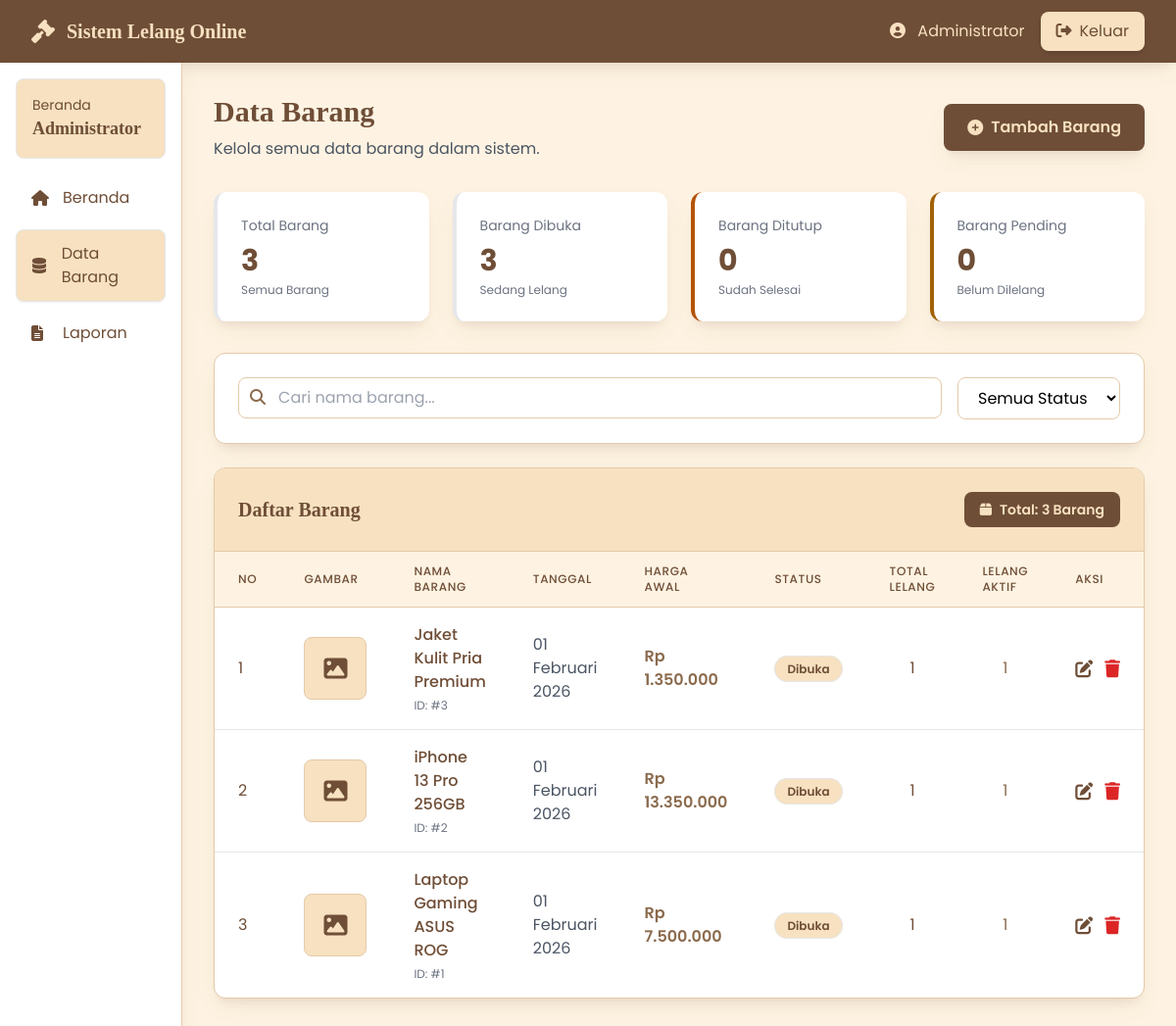
Page /admin/data_barang.php (signed in) on the committed database.
### tables this page shows
CREATE TABLE tb_barang (
    id_barang INT(11) PRIMARY KEY AUTO_INCREMENT,
    nama_barang VARCHAR(100) NOT NULL,
    tgl VARCHAR(20) NOT NULL,
    harga_awal DECIMAL(15,2) NOT NULL,
    deskripsi_barang TEXT,
    gambar VARCHAR(255),
    status_barang ENUM('pending', 'dibuka', 'ditutup') DEFAULT 'pending',
    created_at TIMESTAMP DEFAULT CURRENT_TIMESTAMP
);

### config/config.php (called while the page is built, shortened)
<?php
function formatRupiah($angka) {
    return 'Rp ' . number_format($angka, 0, ',', '.');
}
function formatTanggal($tanggal) {
    $bulan = array(
        1 => 'Januari', 'Februari', 'Maret', 'April', 'Mei', 'Juni',
        'Juli', 'Agustus', 'September', 'Oktober', 'November', 'Desember'
    );
    $pecah = explode('-', $tanggal);
    return $pecah[2] . ' ' . $bulan[(int)$pecah[1]] . ' ' . $pecah[0];
}
?>

### admin/data_barang.php (the view, shortened to what this page needs)
<?php
require_once('../config/config.php');
$barang = mysqli_query(
    $conn,
    "SELECT b.*,
            (SELECT COUNT(*) FROM tb_lelang WHERE id_barang = b.id_barang) AS jumlah_lelang,
            (SELECT COUNT(*) FROM tb_lelang WHERE id_barang = b.id_barang AND status = 'dibuka') AS lelang_aktif
     FROM tb_barang b
     ORDER BY b.id_barang DESC"
);
$total_barang = mysqli_num_rows($barang);
mysqli_data_seek($barang, 0);
$barang_dibuka = 0;
$barang_ditutup = 0;
$barang_pending = 0;
while ($temp = mysqli_fetch_assoc($barang)) {
    if ($temp['status_barang'] === 'dibuka') {
        $barang_dibuka++;
    } elseif ($temp['status_barang'] === 'ditutup') {
        $barang_ditutup++;
    } else {
        $barang_pending++;
    }
}
mysqli_data_seek($barang, 0);
?>
<!DOCTYPE html>
<html lang="id">
<head>
    <script src="https://cdn.tailwindcss.com"></script>
    <link rel="stylesheet" href="https://cdnjs.cloudflare.com/ajax/libs/font-awesome/6.4.0/css/all.min.css">
</head>
<body class="bg-biscuit-light">
    <nav class="bg-coffee shadow-warm">
        <div class="max-w-7xl mx-auto px-4 sm:px-6 lg:px-8">
            <div class="flex justify-between h-16">
                <div class="flex items-center">
                    <i class="fas fa-gavel text-biscuit text-2xl mr-3"></i>
                    <span class="text-biscuit text-xl font-bold font-serif">Sistem Lelang Online</span>
                </div>
                <div class="flex items-center space-x-4">
                    <span class="text-biscuit">
                        <i class="fas fa-user-circle mr-2"></i>
                        <?php echo htmlspecialchars($_SESSION['nama_lengkap']); ?>
                    </span>
                    <a href="../auth/logout.php" class="bg-biscuit text-coffee px-4 py-2 rounded-lg transition duration-200 shadow-md hover:bg-biscuit-dark">
                        <i class="fas fa-sign-out-alt mr-2"></i>Keluar
                    </a>
                </div>
            </div>
        </div>
    </nav>
    <div class="flex">
        <aside class="w-64 bg-white shadow-warm min-h-screen border-r border-biscuit">
            <div class="p-4">
                <div class="bg-biscuit rounded-lg p-4 mb-4 border border-biscuit-dark">
                    <p class="text-sm text-coffee">Beranda</p>
                    <p class="text-lg font-bold text-coffee font-serif">Administrator</p>
                </div>
                <nav class="space-y-2">
                    <a href="dashboard.php" class="flex items-center px-4 py-3 text-coffee hover:bg-biscuit rounded-lg transition duration-200">
                        <i class="fas fa-home w-5"></i>
                        <span class="ml-3">Beranda</span>
                    </a>
                    <a href="data_barang.php" class="flex items-center px-4 py-3 bg-biscuit text-coffee rounded-lg shadow-sm border border-biscuit-dark">
                        <i class="fas fa-database w-5"></i>
                        <span class="ml-3">Data Barang</span>
                    </a>
                    <a href="laporan.php" class="flex items-center px-4 py-3 text-coffee hover:bg-biscuit rounded-lg transition duration-200">
                        <i class="fas fa-file-alt w-5"></i>
                        <span class="ml-3">Laporan</span>
                    </a>
                </nav>
            </div>
        </aside>
        <main class="flex-1 p-8">
            <div class="flex flex-col md:flex-row md:items-center md:justify-between mb-8 gap-4">
                <div>
                    <h1 class="text-3xl font-bold text-coffee font-serif">Data Barang</h1>
                    <p class="text-gray-600 mt-2">Kelola semua data barang dalam sistem.</p>
                </div>
                <a href="barang_form.php" class="inline-flex items-center bg-coffee hover:bg-coffee-dark text-biscuit px-6 py-3 rounded-lg font-semibold shadow-warm transition duration-200">
                    <i class="fas fa-plus-circle mr-2"></i>Tambah Barang
                </a>
            </div>
            <div class="grid grid-cols-1 md:grid-cols-4 gap-6 mb-8">
                <div class="bg-white rounded-xl shadow-warm p-6 border-l-4 border-coffee">
                    <p class="text-gray-500 text-sm">Total Barang</p>
                    <p class="text-3xl font-bold text-coffee mt-2"><?php echo $total_barang; ?></p>
                    <p class="text-xs text-gray-500 mt-1">Semua Barang</p>
                </div>
                <div class="bg-white rounded-xl shadow-warm p-6 border-l-4 border-coffee-light">
                    <p class="text-gray-500 text-sm">Barang Dibuka</p>
                    <p class="text-3xl font-bold text-coffee mt-2"><?php echo $barang_dibuka; ?></p>
                    <p class="text-xs text-gray-500 mt-1">Sedang Lelang</p>
                </div>
                <div class="bg-white rounded-xl shadow-warm p-6 border-l-4 border-amber-700">
                    <p class="text-gray-500 text-sm">Barang Ditutup</p>
                    <p class="text-3xl font-bold text-coffee mt-2"><?php echo $barang_ditutup; ?></p>
                    <p class="text-xs text-gray-500 mt-1">Sudah Selesai</p>
                </div>
                <div class="bg-white rounded-xl shadow-warm p-6 border-l-4 border-yellow-700">
                    <p class="text-gray-500 text-sm">Barang Pending</p>
                    <p class="text-3xl font-bold text-coffee mt-2"><?php echo $barang_pending; ?></p>
                    <p class="text-xs text-gray-500 mt-1">Belum Dilelang</p>
                </div>
            </div>
            <div class="bg-white rounded-xl shadow-warm p-6 mb-6 border border-biscuit">
                <div class="flex flex-col md:flex-row gap-4">
                    <div class="flex-1 relative">
                        <i class="fas fa-search absolute left-3 top-3 text-coffee-light"></i>
                        <input type="text" id="searchInput" placeholder="Cari nama barang..." class="w-full pl-10 pr-4 py-2 border border-biscuit rounded-lg focus:ring-2 focus:ring-coffee focus:border-coffee bg-white">
                    </div>
                    <select id="filterStatus" class="px-4 py-2 border border-biscuit rounded-lg focus:ring-2 focus:ring-coffee focus:border-coffee bg-white">
                        <option value="">Semua Status</option>
                    </select>
                </div>
            </div>
            <div class="bg-white rounded-xl shadow-warm overflow-hidden border border-biscuit">
                <div class="p-6 border-b border-biscuit bg-biscuit flex justify-between items-center">
                    <h2 class="text-xl font-bold text-coffee font-serif">Daftar Barang</h2>
                    <span class="bg-coffee text-biscuit px-4 py-2 rounded-lg text-sm font-semibold">
                        <i class="fas fa-box mr-2"></i>Total: <?php echo $total_barang; ?> Barang
                    </span>
                </div>
                <?php if ($total_barang > 0): ?>
                <div class="overflow-x-auto">
                    <table class="w-full">
                        <thead class="bg-biscuit-light">
                            <tr>
                                <th class="px-6 py-3 text-left text-xs font-medium text-coffee uppercase tracking-wider border-b border-biscuit">No</th>
                                <th class="px-6 py-3 text-left text-xs font-medium text-coffee uppercase tracking-wider border-b border-biscuit">Gambar</th>
                                <th class="px-6 py-3 text-left text-xs font-medium text-coffee uppercase tracking-wider border-b border-biscuit">Nama Barang</th>
                                <th class="px-6 py-3 text-left text-xs font-medium text-coffee uppercase tracking-wider border-b border-biscuit">Tanggal</th>
                                <th class="px-6 py-3 text-left text-xs font-medium text-coffee uppercase tracking-wider border-b border-biscuit">Harga Awal</th>
                                <th class="px-6 py-3 text-left text-xs font-medium text-coffee uppercase tracking-wider border-b border-biscuit">Status</th>
                                <th class="px-6 py-3 text-left text-xs font-medium text-coffee uppercase tracking-wider border-b border-biscuit">Total Lelang</th>
                                <th class="px-6 py-3 text-left text-xs font-medium text-coffee uppercase tracking-wider border-b border-biscuit">Lelang Aktif</th>
                                <th class="px-6 py-3 text-left text-xs font-medium text-coffee uppercase tracking-wider border-b border-biscuit">Aksi</th>
                            </tr>
                        </thead>
                        <tbody class="divide-y divide-biscuit" id="tableBody">
                            <?php $no = 1; while ($row = mysqli_fetch_assoc($barang)): ?>
                            <tr class="hover:bg-biscuit-light barang-row transition duration-200" data-status="<?php echo htmlspecialchars($row['status_barang']); ?>">
                                <td class="px-6 py-4 text-coffee"><?php echo $no++; ?></td>
                                <td class="px-6 py-4">
                                    <div class="w-16 h-16 bg-biscuit rounded-lg flex items-center justify-center overflow-hidden border border-biscuit">
                                        <?php if (!empty($row['gambar']) && file_exists('../uploads/barang/' . $row['gambar'])): ?>
                                            <img src="../uploads/barang/<?php echo htmlspecialchars($row['gambar']); ?>" alt="<?php echo htmlspecialchars($row['nama_barang']); ?>" class="w-full h-full object-cover">
                                        <?php elseif (!empty($row['gambar']) && file_exists('../uploads/' . $row['gambar'])): ?>
                                            <img src="../uploads/<?php echo htmlspecialchars($row['gambar']); ?>" alt="<?php echo htmlspecialchars($row['nama_barang']); ?>" class="w-full h-full object-cover">
                                        <?php else: ?>
                                            <i class="fas fa-image text-coffee text-2xl"></i>
                                        <?php endif; ?>
                                    </div>
                                </td>
                                <td class="px-6 py-4 barang-name">
                                    <div class="font-medium text-coffee"><?php echo htmlspecialchars($row['nama_barang']); ?></div>
                                    <div class="text-xs text-gray-500 mt-1">ID: #<?php echo $row['id_barang']; ?></div>
                                </td>
                                <td class="px-6 py-4 text-gray-600"><?php echo formatTanggal($row['tgl']); ?></td>
                                <td class="px-6 py-4 text-coffee-light font-semibold"><?php echo formatRupiah($row['harga_awal']); ?></td>
                                <td class="px-6 py-4">
                                    <?php if ($row['status_barang'] === 'dibuka'): ?>
                                        <span class="px-3 py-1 bg-biscuit text-coffee rounded-full text-xs font-semibold border border-biscuit-dark">Dibuka</span>
                                    <?php elseif ($row['status_barang'] === 'ditutup'): ?>
                                        <span class="px-3 py-1 bg-gray-200 text-gray-700 rounded-full text-xs font-semibold">Ditutup</span>
                                    <?php else: ?>
                                        <span class="px-3 py-1 bg-yellow-100 text-yellow-700 rounded-full text-xs font-semibold">Pending</span>
                                    <?php endif; ?>
                                </td>
                                <td class="px-6 py-4 text-center text-coffee"><?php echo $row['jumlah_lelang']; ?></td>
                                <td class="px-6 py-4 text-center text-coffee-light"><?php echo $row['lelang_aktif']; ?></td>
                                <td class="px-6 py-4">
                                    <div class="flex space-x-3">
                                        <a href="barang_form.php?id=<?php echo $row['id_barang']; ?>" class="text-coffee hover:text-coffee-light transition duration-200" title="Edit">
                                            <i class="fas fa-edit text-lg"></i>
                                        </a>
                                        <a href="data_barang.php?delete=<?php echo $row['id_barang']; ?>" onclick="return confirm('Yakin ingin menghapus barang <?php echo htmlspecialchars(addslashes($row['nama_barang'])); ?>?')" class="text-red-600 hover:text-red-800 transition duration-200" title="Hapus">
                                            <i class="fas fa-trash text-lg"></i>
                                        </a>
                                    </div>
                                </td>
                            </tr>
                            <?php endwhile; ?>
                        </tbody>
                    </table>
                </div>
                <?php endif; ?>
            </div>
        </main>
    </div>
</body>
</html>

### admin/data_barang.php (style rules this page uses)
* { font-family: 'Poppins', sans-serif; }
h1, h2, h3, h4, h5, h6, .font-serif { font-family: 'Playfair Display', serif; }
.bg-coffee { background-color: #6F4E37; }
.bg-biscuit { background-color: #F7E1C0; }
.bg-biscuit-light { background-color: #FEF3E2; }
.text-coffee { color: #6F4E37; }
.text-coffee-light { color: #8B6B4D; }
.text-biscuit { color: #F7E1C0; }
.border-biscuit { border-color: #E5C9A8; }
.shadow-warm { box-shadow: 0 10px 25px -5px rgba(111, 78, 55, 0.1), 0 8px 10px -6px rgba(111, 78, 55, 0.1); }

### rows in the picture
tb_barang: nama_barang "Jaket Kulit Pria Premium", id_barang "3", tgl "01 Februari 2026", harga_awal "Rp 1.350.000", status_barang "Dibuka", jumlah_lelang "1", lelang_aktif "1"
tb_barang: nama_barang "iPhone 13 Pro 256GB", id_barang "2", tgl "01 Februari 2026", harga_awal "Rp 13.350.000", status_barang "Dibuka", jumlah_lelang "1", lelang_aktif "1"
tb_barang: nama_barang "Laptop Gaming ASUS ROG", id_barang "1", tgl "01 Februari 2026", harga_awal "Rp 7.500.000", status_barang "Dibuka", jumlah_lelang "1", lelang_aktif "1"

### other values in the picture
$_SESSION['nama_lengkap'] "Administrator"
$total_barang "3"
$barang_dibuka "3"
$barang_ditutup "0"
$barang_pending "0"
